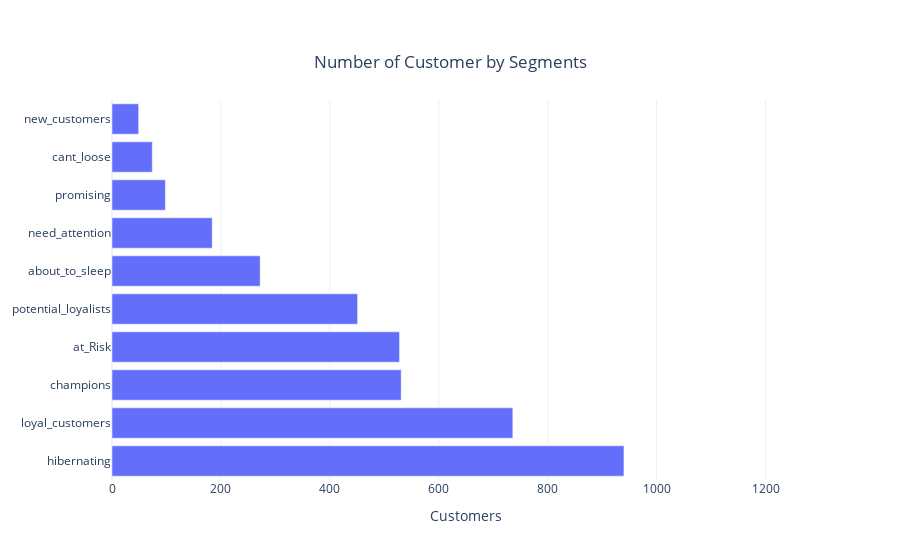

The notebook cell this image was saved under:
### Code cell
d = pd.DataFrame(rfm['segment'].value_counts()).reset_index()
data = go.Bar(y = d['segment'],
              x = d['count'],
              name = str(d['segment']),
              orientation='h')

layout = go.Layout(title={'text': "Number of Customer by Segments",
                          'y':0.9,
                          'x':0.5,
                          'xanchor': 'center',
                          'yanchor': 'top'},
                   xaxis =dict(title='Customers'),
                   template = 'plotly_white')

fig=go.Figure(data=data, layout=layout)
fig.update_xaxes(range=[0,1300])
iplot(fig)

### Figure 1 — Plotly figure (JSON) as saved in the notebook; plotly's stock layout.template omitted (floating-point values rounded to 4 significant figures)
{"data": [{"name": "0            hibernating\n1        loyal_customers\n2              champions\n3                at_Risk\n4    potential_loyalists\n5         about_to_sleep\n6         need_attention\n7              promising\n8             cant_loose\n9          new_customers\nName: segment, dtype: object", "orientation": "h", "type": "bar", "x": [940, 736, 531, 528, 451, 272, 184, 98, 74, 49], "y": ["hibernating", "loyal_customers", "champions", "at_Risk", "potential_loyalists", "about_to_sleep", "need_attention", "promising", "cant_loose", "new_customers"]}], "layout": {"autosize": true, "title": {"text": "Number of Customer by Segments", "x": 0.5, "xanchor": "center", "y": 0.9, "yanchor": "top"}, "xaxis": {"range": [0, 1300], "title": {"text": "Customers"}, "type": "linear"}, "yaxis": {"autorange": true, "range": [-0.5, 9.5], "type": "category"}}}
